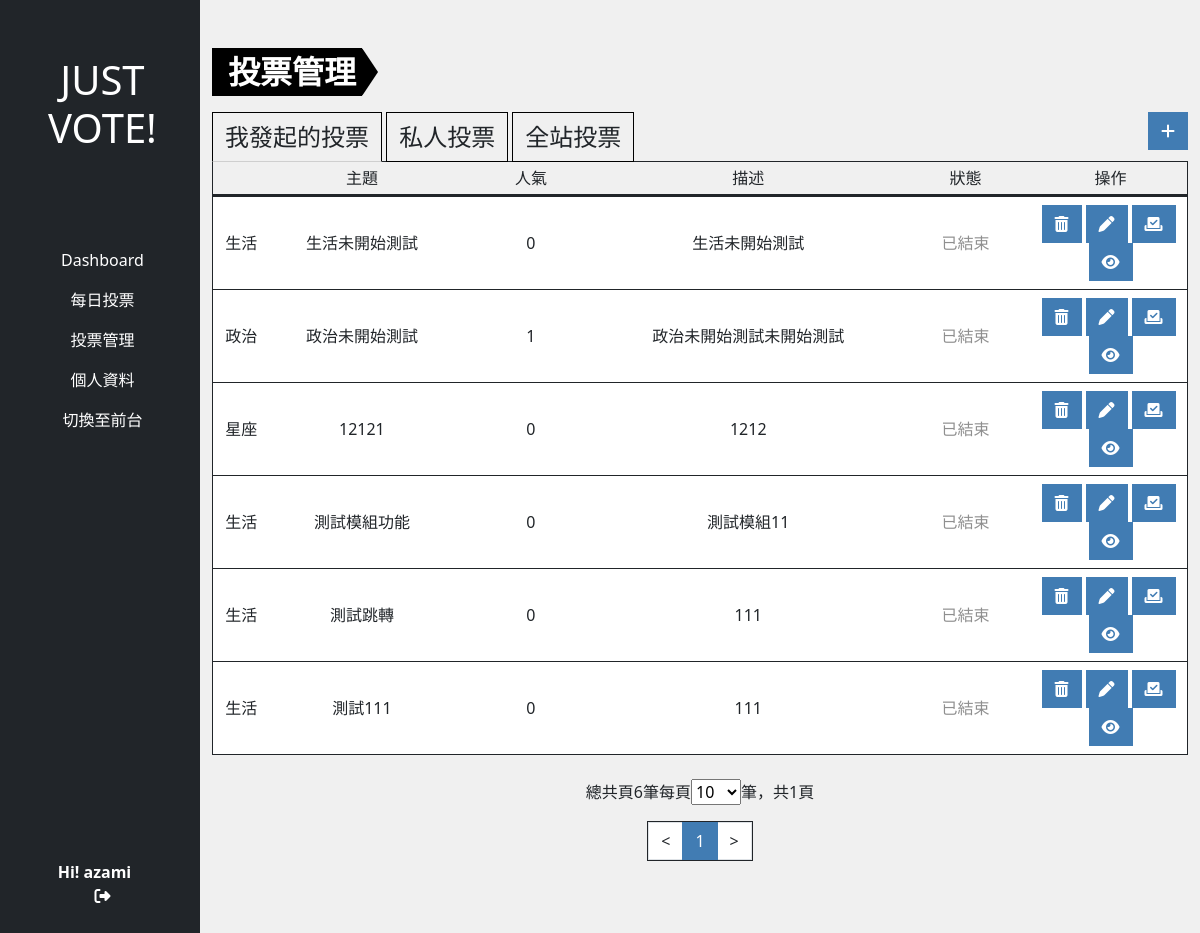
Page /admin.php?do=admin_survey (signed in) on the committed database.
### tables this page shows
CREATE TABLE `projectvote_subject_users` (
  `id` int(10) UNSIGNED NOT NULL,
  `subject_id` int(10) UNSIGNED NOT NULL,
  `account` varchar(128) NOT NULL,
  `auth` tinyint(3) UNSIGNED NOT NULL DEFAULT 0 COMMENT '權限\r\n0=owner\r\n1=member'
);

CREATE TABLE `projectvote_subject` (
  `id` int(10) UNSIGNED NOT NULL,
  `title` varchar(64) NOT NULL COMMENT '投票主題',
  `description` text DEFAULT NULL COMMENT '描述',
  `type` tinyint(3) UNSIGNED NOT NULL DEFAULT 0 COMMENT '投票類型',
  `vote` int(10) NOT NULL DEFAULT 0 COMMENT '被投票次數',
  `private` tinyint(1) NOT NULL DEFAULT 0 COMMENT '是否為私人投票',
  `category_id` int(10) UNSIGNED NOT NULL,
  `start_time` timestamp NOT NULL DEFAULT current_timestamp() COMMENT '開始時間',
  `end_time` timestamp NULL DEFAULT NULL COMMENT '結束時間',
  `created_at` timestamp NOT NULL DEFAULT current_timestamp(),
  `update_at` timestamp NOT NULL DEFAULT current_timestamp() ON UPDATE current_timestamp(),
  `check_num` int(10) UNSIGNED NOT NULL
);

CREATE TABLE `projectvote_subject_category` (
  `id` int(10) UNSIGNED NOT NULL,
  `category` varchar(32) NOT NULL
);

### db/base.php (called while the page is built, shortened)
<?php
$db = "mysql:local=localhost;charset=utf8;dbname=vote;";
$pdo = new PDO($db,"root","");
function all($table,...$args){
    global $pdo;
    $sql = "SELECT * FROM `$table`";
    if(isset($args[0])){
        if(is_array($args[0])){
            $input = [];
            foreach ($args[0] as $key => $value){
                $input[]="`$key`='$value'";
            }
            $sql = $sql." WHERE ".join(' && ',$input);
        }else{
            $sql = $sql . $args[0];
        }
        if(isset($args[1])){
            $sql = $sql . $args[1];
        }
    }
    return $pdo->query($sql)->fetchAll(PDO::FETCH_ASSOC);
}
function find($table,$id){
    global $pdo;
    $sql = "SELECT * FROM  `$table`";
    if(is_array($id)){
        $input = [];
        foreach($id as $key => $value){
            $input[]="`$key`='$value'";
        }
        $sql = $sql ." WHERE ". join(" && ",$input);
    }else {
        $sql = $sql . "WHERE `id`='$id'";
    }
    return $pdo->query($sql)->fetch(PDO::FETCH_ASSOC);
}
function replaceInput($action,$str){
    $action=strtolower($action);
    switch($action){
        case 'html':
            return preg_replace(['/</','/>/'], ['《','》'],$str);
        break;
    }
}
?>

### back/admin_survey.php (the view, shortened to what this page needs)
<?php
include_once "./db/base.php";
$listSet = $_GET['sheet'];
if($listSet=="own_list"){
  $ownList = "active";
  $privateList = '';
  $allList = '';
  $identity=0;
}else if($listSet=="private_list"){
  $ownList = '';
  $privateList = "active";
  $allList = '';
  $identity=1;
}else{
  $ownList = '';
  $privateList = '';
  $allList = "active";
  $identity='';
}
$pageSetting = $_GET['pageSet']??10;
$pageActive = 1;
$pageStart = $pageActive - 1;
?>
<div class="d-flex">
<div class="nav-space"></div>
<div class="admin container-xxl mt-5 pb-5">
    <div class="section-tag tag-lg">投票管理</div>
      <main class="pt-3">
            <a href="?do=admin_survey&sheet=own_list" class="btn btn-sheet-tag <?=$ownList?>">我發起的投票</a>
            <a href="?do=admin_survey&sheet=private_list" class="btn btn-sheet-tag <?=$privateList?>">私人投票</a>
            <a href="?do=admin_survey&sheet=all_list" class="btn btn-sheet-tag <?=$allList?>">全站投票</a>
            <a href="?do=add_survey"class="btn btn-main float-right ms-auto"><i class="fa-sharp fa-solid fa-plus"></i></a>
  <ul class="list-group list-group-container text-center">
  <li class="list-group-item d-flex align-items-center bg-transparent border-bottom border-3 border-dark p-1" aria-current="true">
    <div class="w-20">主題</div>
    <div class="w-15">人氣</div>
    <div class="w-30">描述</div>
    <div class="w-15">狀態</div>
    <div class="w-15">操作</div>
  </li>
  <?php
  if($identity!=''){
    $surveyList = all('projectvote_subject_users',['account'=>$_SESSION['user']['account'],'auth'=>$identity]," LIMIT $pageStart,$pageSetting");
  }else{
    $surveyList = all('projectvote_subject_users'," LIMIT $pageStart,$pageSetting");
    $surveyRows = countSql('projectvote_subject_users');
  }
    if(!empty($surveyList)){
      foreach($surveyList as $ownSurvey){
      $surveyDetail =  find('projectvote_subject',['id'=>$ownSurvey['subject_id']]);
      $categoryName= find('projectvote_subject_category',$surveyDetail['category_id'])['category'];
      $title = replaceInput('html',$surveyDetail['title']);
      $description = replaceInput('html',$surveyDetail['description']);
      $now = strtotime("now");
      $startTime = strtotime($surveyDetail['start_time']);
      $endTime = strtotime($surveyDetail['end_time']);
      if($now>$startTime&&$now<$endTime){
        $active = '進行中';
        $activeClass='text-danger';
      }else if($now<$startTime){
        $active = '未開始';
        $activeClass='text-sub';
      }else if($now>$endTime){
        $active = '已結束';
        $activeClass='text-sub';
      }
      ?>
      <li class="list-group-item d-flex align-items-center border-bottom border-1 border-dark px-1">
      <div class="w-5"><?=$categoryName?></div>
      <div class="w-20 text-collapse"><?=$title?></div>
      <div class="w-15"><?=$surveyDetail['vote']?></div>
      <div class="w-30 text-collapse"><?=$description?></div>
      <div class="w-15 <?=$activeClass?>"><?=$active?></div>
      <div class="w-15">
        <?php
        if($identity==0){
          if($active=='未開始'||$active=='已結束'){
            echo "<a href='?do=admin_survey&jsact=del_survey&id={$surveyDetail['id']}' class='btn btn-main me-1'><i class='fa-solid fa-trash-can del-option-btn'></i></a>";
            echo "<a href='?do=edit_survey&id={$surveyDetail['id']}' class='btn btn-main me-1'><i class='fa-solid fa-pen'></i></a>";
          }
          echo "<a href='index.php?do=vote_survey&id={$surveyDetail['id']}' class='btn btn-main me-1' data-bs-container='body' data-bs-toggle='popover' data-bs-placement='top' data-bs-trigger='hover' data-bs-content='至前台投票'><i class='fa-solid fa-check-to-slot'></i></a>";
          echo "<a href='?do=survey_result&id={$surveyDetail['id']}' class='btn btn-main'><i class='fa-solid fa-eye'></i></a>";
        }else if($identity==''){
          if($active=='未開始'||$active=='已結束'){
            echo "<a href='?do=admin_survey&jsact=del_survey&id={$surveyDetail['id']}' class='btn btn-main me-1'><i class='fa-solid fa-trash-can del-option-btn'></i></a>";
            echo "<a href='?do=edit_survey&id={$surveyDetail['id']}' class='btn btn-main me-1'><i class='fa-solid fa-pen'></i></a>";
            echo "<a href='?do=survey_result&id={$surveyDetail['id']}' class='btn btn-main'><i class='fa-solid fa-eye'></i></a>";
          }else{
            echo "<a class='btn btn-main me-1 disable' data-bs-container='body' data-bs-toggle='popover' data-bs-placement='top' data-bs-trigger='hover' data-bs-content='進行中投票無法刪除'><i class='fa-solid fa-trash-can del-option-btn'></i></a>";
            echo "<a href='?do=edit_survey&id={$surveyDetail['id']}' class='btn btn-main me-1'><i class='fa-solid fa-pen'></i></a>";
            echo "<a href='?do=survey_result&id={$surveyDetail['id']}' class='btn btn-main'><i class='fa-solid fa-eye'></i></a>";
          }
        }
      }
        ?>
    </div>
  </li>
    <?php
  }else{
    echo "<li class='list-group-item d-flex align-items-center border-bottom border-1 border-dark'>";
    echo "<div class='w-100'>尚無投票</div>";
    echo "</li>";
  }
  ?>
    </ul>
    <?php
    include "./layout/pagination.php";
    ?>
</div>
</div>
</main>
</div>
</div>

### style/all.css (style rules this page uses)
:root { --main: rgb(65, 124, 179); --main-hover: rgb(157, 194, 228); --white: rgb(255, 255, 255); --white-opacity-9: rgb(255, 255, 255,.9); --black: rgb(0, 0, 0); --black-opacity-5: rgb(0, 0, 0,.8); --black-opacity-3: rgb(0, 0, 0,.3); --gray: #F0F0F0; --gray-opacity-8: rgb(240, 240, 240,.8); --gray-heavy: #cfcfcf; --sub: #8f8f8f; --section-height: max(30vh, 300px); --section-tag-fs:1.375rem; --section-tag-arrow:calc((var(--section-tag-fs) * 1.5) / 2); --section-tag-fs-lg:2rem; --section-tag-lg-arrow:calc((var(--section-tag-fs-lg) * 1.5) / 2); --nav-width:max(200px,13%); }
body { background-color: var(--gray); }
a { text-decoration: none; }
.btn { white-space: nowrap; }
.btn-main { color: var(--white); background-color: var(--main); }
ol, li { list-style: none; }
.section-tag { width: fit-content; position: relative; background-color: var(--black); font-size: var(--section-tag-fs); padding-left: 16px; padding-right: 6px; margin-bottom: 0; font-weight: 700; color: var(--white); line-height: 1.5; vertical-align: middle; }
.section-tag::after { content: ''; position: absolute; top: 0; right: -1.03rem; height: 100%; border-top: var(--section-tag-arrow) solid transparent; border-bottom: var(--section-tag-arrow) solid transparent; border-left: var(--section-tag-arrow) solid var(--black); }
.section-tag.tag-lg { font-size: var(--section-tag-fs-lg); }
.section-tag.tag-lg::after { content: ''; position: absolute; top: 0; right: calc(var(--section-tag-fs-lg) * -1); height: 100%; width: var(--section-tag-fs-lg); color: var(--black); clip-path: polygon(0 0,50% 50%,0% 100%); }
.btn, .card, .card-img-top, .list-group, .modal-content, .dropdown-menu, .input-group-text, .form-control, .pagination, .page-item:last-child .page-link, .page-item:first-child .page-link { border-radius: 0 ; }
.w-5 { width: 5%; }
.w-15 { width: 15%; }
.w-20 { width: 20%; }
.w-30 { width: 30%; }
.text-collapse { overflow: hidden; white-space: nowrap; text-overflow: ellipsis; }
.btn-sheet-tag { position: relative; display: inline-block; background-color: var(--gray); font-size: 1.5rem; border: 1px solid var(--black); margin-bottom: -1px; z-index: 1; }
.btn-sheet-tag.active { position: relative; display: inline-block; background-color: var(--gray); font-size: 1.5rem; border: 1px solid var(--black); border-bottom: 1px solid var(--gray-heavy); margin-bottom: -1px; z-index: 1; }
.list-group.list-group-container { min-height: 590px; }
.float-right { float: right; }
.text-sub { color: var(--sub); }
.nav-space { width: var(--nav-width); }
@media screen and (max-width:1520px) { .admin.container-xxl { width: calc(100% - var(--nav-width)); min-width: 650px; } }

### rows in the picture
projectvote_subject_users: projectvote_subject.category_id "生活", projectvote_subject.title "生活未開始測試", projectvote_subject.vote "0", projectvote_subject.description "生活未開始測試", projectvote_subject.end_time "已結束"
projectvote_subject_users: projectvote_subject.category_id "政治", projectvote_subject.title "政治未開始測試", projectvote_subject.vote "1", projectvote_subject.description "政治未開始測試未開始測試", projectvote_subject.end_time "已結束"
projectvote_subject_users: projectvote_subject.category_id "星座", projectvote_subject.title "12121", projectvote_subject.vote "0", projectvote_subject.description "1212", projectvote_subject.end_time "已結束"
projectvote_subject_users: projectvote_subject.category_id "生活", projectvote_subject.title "測試模組功能", projectvote_subject.vote "0", projectvote_subject.description "測試模組11", projectvote_subject.end_time "已結束"
projectvote_subject_users: projectvote_subject.category_id "生活", projectvote_subject.title "測試跳轉", projectvote_subject.vote "0", projectvote_subject.description "111", projectvote_subject.end_time "已結束"
projectvote_subject_users: projectvote_subject.category_id "生活", projectvote_subject.title "測試111", projectvote_subject.vote "0", projectvote_subject.description "111", projectvote_subject.end_time "已結束"

### other values in the picture
$_SESSION['user']['name'] "azami"
$surveyRows "6"
$pages "1"
form field pageSet "10"
